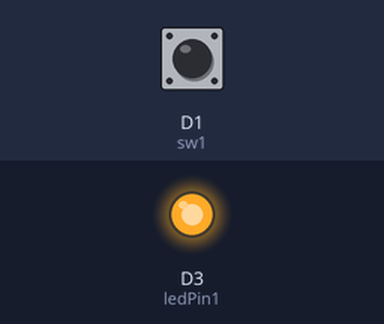
Simulated run of this sketch. Board: ESP8266 (NodeMCU). Shown: output pins drawn as LEDs (lit = HIGH). The test bench sets the inputs (shaded band); at power-on: D1 (sw1) HIGH.

Above: at 0.1 s.
Timing chart, 0 to 1.6 s (numbered marks = the images above):
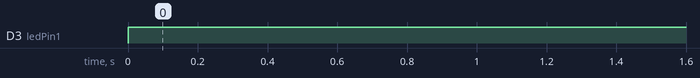

Measured:
- by itself, D3 (ledPin1): LOW → HIGH at 0.00 s

The sketch:

NodeMCU_SW.ino
```cpp
#define sw1 D1                    // Define D1 as switch pin
#define ledPin1 D3                // Define D1 as LED pin
int st_sw1 = 0;
void setup()
{
  pinMode(ledPin1, OUTPUT);       // Set pin as output
  pinMode(sw1, INPUT);            // set pin as input
}
void loop()
{
  st_sw1 = digitalRead(sw1);      // Read input
  digitalWrite(ledPin1, ~st_sw1); // Invert output
}
```
